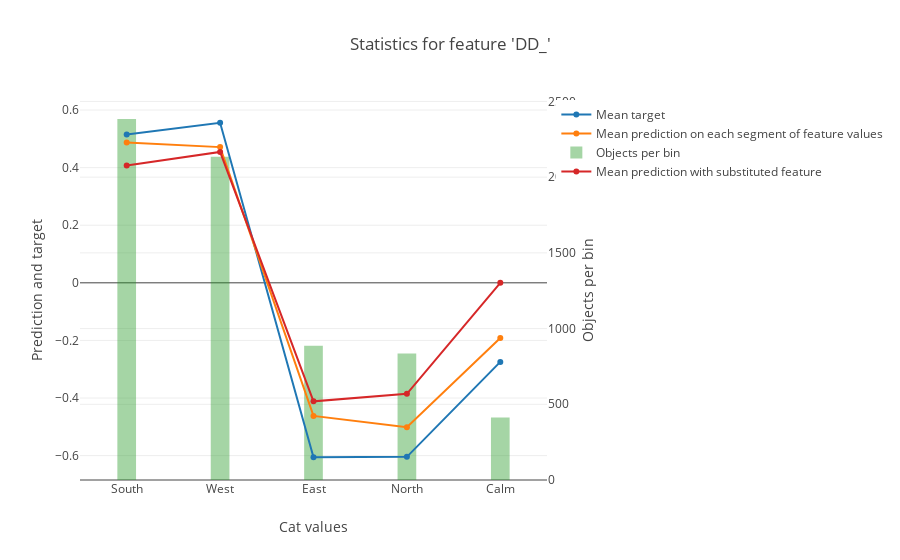

The cell this chart's notebook holds for it:
### Markdown cell above
### feature_statistics_tutorial

### Code cell
feature = 'DD_'
res = model_v3.calc_feature_statistics(train_data, train_labels, feature, plot=True)

### Figure 1 — Plotly figure (JSON) as saved in the notebook; plotly's stock layout.template omitted (floating-point values rounded to 4 significant figures)
{"data": [{"mode": "lines+markers", "name": "Mean target", "type": "scatter", "uid": "71b7d0bd-26f2-4b7a-be8f-42c4564cbcfc", "xaxis": "x", "y": [0.5151, 0.5559, -0.6057, -0.6043, -0.2746], "yaxis": "y"}, {"mode": "lines+markers", "name": "Mean prediction on each segment of feature values", "type": "scatter", "uid": "623f947f-cf4c-48fe-9379-ff339600bb0a", "xaxis": "x", "y": [0.4873, 0.4713, -0.4622, -0.5018, -0.1917], "yaxis": "y"}, {"marker": {"color": "rgba(30, 150, 30, 0.4)"}, "name": "Objects per bin", "type": "bar", "uid": "c7a4984a-d8e5-4b7d-ad08-d1b32a7430de", "width": 0.2, "xaxis": "x", "y": [2384, 2134, 886, 835, 413], "yaxis": "y2"}, {"mode": "lines+markers", "name": "Mean prediction with substituted feature", "type": "scatter", "uid": "53894f9e-381e-4190-be63-4e317d2b8d67", "xaxis": "x", "y": [0.4076, 0.4544, -0.4115, -0.3855, 0], "yaxis": "y"}], "layout": {"title": {"text": "Statistics for feature 'DD_'"}, "xaxis": {"showticklabels": true, "tickmode": "array", "ticktext": ["South", "West", "East", "North", "Calm"], "tickvals": [0, 1, 2, 3, 4], "title": {"text": "Cat values"}}, "yaxis": {"overlaying": "y2", "side": "left", "title": {"text": "Prediction and target"}}, "yaxis2": {"position": 1, "side": "right", "title": {"text": "Objects per bin"}}}}
